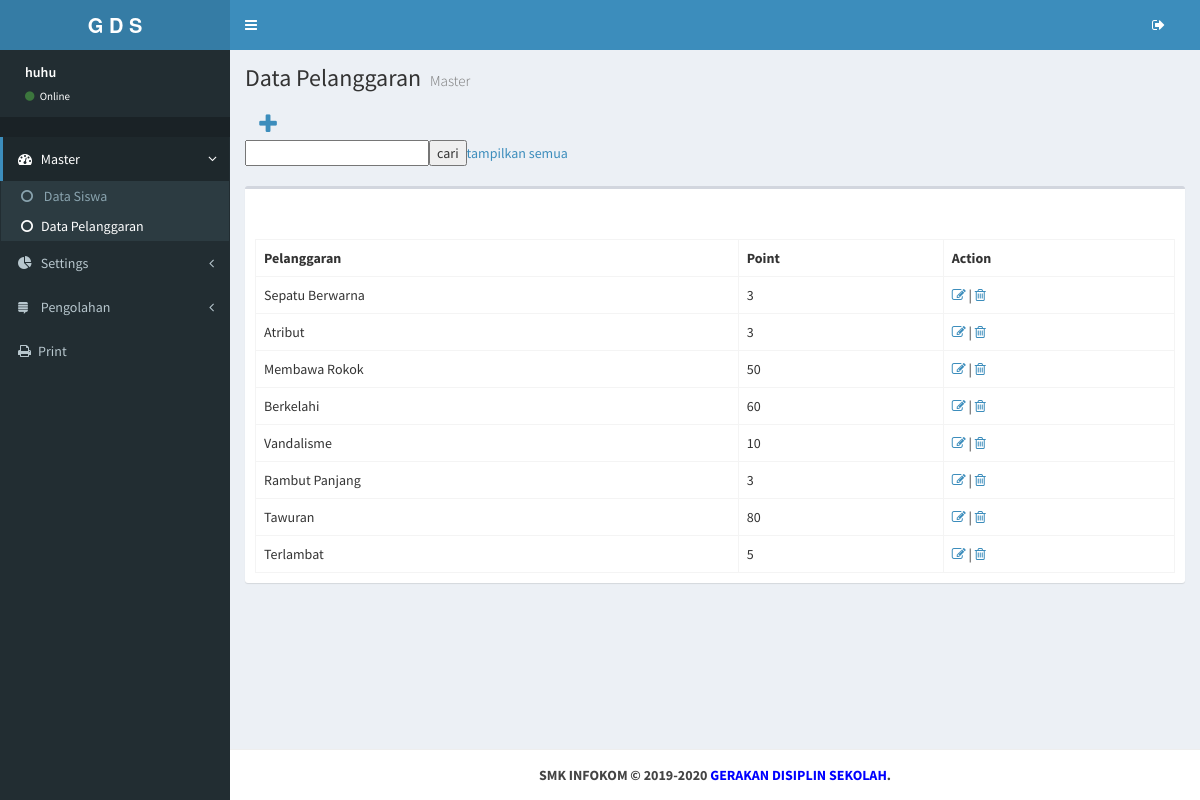
The app's page /master/index.php?page=pelanggaran (signed in) with its own data.
### tables this page shows
CREATE TABLE `pelanggaran` (
  `id` int(20) NOT NULL,
  `pelanggaran` varchar(255) NOT NULL,
  `point` int(100) NOT NULL
);

### master/modul/pelanggaran/index.php (the view, shortened to what this page needs)
	<?php
	if(isset($_POST['Submit'])) {
		$cari = $_POST['cari'];
		$result = mysqli_query($link, "SELECT * FROM pelanggaran Where pelanggaran LIKE '%".$cari."%' OR point LIKE '%".$cari."%'");
	}else{
		$result = mysqli_query($link, "SELECT * FROM pelanggaran ORDER BY id DESC");
	}
	?>
<section class="content-header">
	  <h1>
		Data Pelanggaran
		<small>Master</small>
	  </h1>
	</section>
	<section class="content">
		<a href='index.php?page=pelanggaran&action=add' class='btn btn-social-icon'><i class='fa fa-plus '></i></a>
		<form action="" method="post" name="formcari" enctype="multipart/form-data">
	                     <input type="text" name="cari" id="cari"><input type="submit" name="Submit" value="cari"><a href="index.php?page=pelanggaran">tampilkan semua </a>
	                    </form>
						<br>
          <div class="row">
            <div class="col-md-12">
				<div class="box">
					<div class="box-header">
					</div>
					<div class="box-body">
						<table class="table table-bordered">
							<tr class="">
							   <th>Pelanggaran</th>
							   <th>Point</th>
							   <th>Action</th>
							</tr>
								<?php
								    while($user_data = $result->fetch_array()) {
									echo "<tr>";
									echo "<td>".@$user_data['pelanggaran']."</td>";
									echo "<td>".@$user_data['point']."</td>";
									echo "<td><a href='index.php?page=pelanggaran&action=edit&id=$user_data[id]'><i class='fa fa-edit '></i></a> | <a href='index.php?page=pelanggaran&action=delete&id=$user_data[id] 'onclick='return confirm(\"APA ANDA YAKIN INGIN MENGHAPUS INI?\")'><i class='fa fa-trash-o'></i></a></td></tr>";
								}
								?>
						</table>
					</div>
				</div>
			</div>
		</div>
	</section>

### master/index.php (shortened to what this page needs)
<!DOCTYPE html>
<html>
  <head>
    <link href="assets/bootstrap/css/bootstrap.min.css" rel="stylesheet" type="text/css" />
    <link href="assets/bootstrap/fonts/font-awesome.min.css" rel="stylesheet" type="text/css" />
    <link href="assets/bootstrap/css/ionicons.min.css" rel="stylesheet" type="text/css" />
    <link href="assets/dist/css/AdminLTE.min.css" rel="stylesheet" type="text/css" />
    <link href="assets/dist/css/skins/_all-skins.min.css" rel="stylesheet" type="text/css" />
    <link href="assets/plugins/iCheck/flat/blue.css" rel="stylesheet" type="text/css" />
    <link href="assets/plugins/morris/morris.css" rel="stylesheet" type="text/css" />
    <link href="assets/plugins/jvectormap/jquery-jvectormap-1.2.2.css" rel="stylesheet" type="text/css" />
    <link href="assets/plugins/datepicker/datepicker3.css" rel="stylesheet" type="text/css" />
    <link href="assets/plugins/daterangepicker/daterangepicker-bs3.css" rel="stylesheet" type="text/css" />
    <link href="assets/plugins/bootstrap-wysihtml5/bootstrap3-wysihtml5.min.css" rel="stylesheet" type="text/css" />
	<?php
	include_once("modul/fnc.php");
	?>
  </head>
  <body class="skin-blue">
    <div class="wrapper">
		<?php include "header.php"; ?>
		<?php include "menu.php"; ?>
		<div class="content-wrapper">
			<?php
				if(isset($_GET['page'])){
					if($_GET['page'] == 'siswa'){
						if(isset($_GET['action'])){
							if($_GET['action'] == 'add'){
								include 'modul/siswa/add.php';
							}elseif($_GET['action'] == 'edit'){
								include 'modul/siswa/edit.php';
							}elseif($_GET['action'] == 'delete'){
								include 'modul/siswa/delete.php';
							}else{
								echo 'test';
							}
						}else{
							include 'modul/siswa/index.php';
						}
					}elseif($_GET['page'] == 'pelanggaran'){
						if(isset($_GET['action'])){
							if($_GET['action'] == 'add'){
								include 'modul/pelanggaran/add.php';
							}elseif($_GET['action'] == 'edit'){
								include 'modul/pelanggaran/edit.php';
							}elseif($_GET['action'] == 'delete'){
								include 'modul/pelanggaran/delete.php';
							}else{
								echo 'test';
							}
						}else{
							include 'modul/pelanggaran/index.php';
						}
					}elseif($_GET['page'] == 'keluar'){
						echo "<script type='text/javascript'>window.location.href = 'login.php';</script>";
					}elseif($_GET['page'] == 'updatepass'){
						include 'modul/manage/editPass.php';
					}elseif($_GET['page'] == 'detail'){
							include 'modul/detail/index.php';
					}else{
						echo "tidak ditemukan";
					}
				}else{
					include 'modul/dashboard.php';
				}
			?>
		</div>
		<footer class="main-footer">
			<center><strong>SMK INFOKOM &copy; 2019-2020 <strong class="haha">GERAKAN DISIPLIN SEKOLAH</strong>.</strong></center>
		</footer>
    </div>
  </body>
</html>

### master/header.php (shortened to what this page needs)
<header class="main-header">
  <a href="index.php" class="logo"><b>G D S</b></a>
  <nav class="navbar navbar-static-top" role="navigation">
    <a href="#" class="sidebar-toggle" data-toggle="offcanvas" role="button">
    </a>
    <div class="navbar-custom-menu">
      <ul class="nav navbar-nav">
        <li class="dropdown user user-menu">
          <a href="#" class="dropdown-toggle" data-toggle="dropdown">
             <i class="fa fa-sign-out"></i> <span></span>
          </a>
        </li>
      </ul>
    </div>
  </nav>
</header>

### master/menu.php (shortened to what this page needs)
<aside class="main-sidebar">
        <section class="sidebar">
          <div class="user-panel">
            <div class="pull-left info">
              <p><?php echo $_SESSION['nama_user']; ?></p>
              <a href="#"><i class="fa fa-circle text-success"></i> Online</a>
            </div>
          </div>
          <ul class="sidebar-menu">
            <li class="header"></li>
      <?php if($_SESSION['level']=='0'){ ?>
            <li class="<?php echo ($_GET['page']=='siswa' || $_GET['page']=='pelanggaran' ? 'active' : '')?> treeview">
              <a href="#">
                <i class="fa fa-dashboard"></i> <span>Master</span> <i class="fa fa-angle-left pull-right"></i>
              </a>
              <ul class="treeview-menu">
                <li <?php echo (isset($_GET['page']) && $_GET['page']=='siswa' ? 'class="active"' : '')?>><a href="index.php?page=siswa"><i class="fa fa-circle-o"></i> Data Siswa</a></li>
                <li <?php echo (isset($_GET['page']) && $_GET['page']=='pelanggaran' ? 'class="active"' : '')?>><a href="index.php?page=pelanggaran"><i class="fa fa-circle-o"></i>Data Pelanggaran</a></li>
              </ul>
            </li>
      <?php } ?>
            <li class="<?php echo ($_GET['page']=='updatepass' || $_GET['page']=='manage' ? 'active' : '')?> treeview">
              <a href="#">
                <i class="fa fa-pie-chart"></i>
                <span>Settings</span>
                <i class="fa fa-angle-left pull-right"></i>
              </a>
            </li>
       <li class="<?php echo ($_GET['page']=='transaksi' ? 'active' : '')?> treeview">
              <a href="#">
                <i class="fa fa-stack-exchange"></i> <span>Pengolahan</span> <i class="fa fa-angle-left pull-right"></i>
              </a>
            </li>
         <?php if($_SESSION['level']=='0'){ ?>
        <li class="<?php echo ($_GET['page']=='print' ? 'active' : '')?> treeview">
                <li <?php echo (isset($_GET['page']) && $_GET['page']=='print' ? 'class="active"' : '')?>><a href="index.php?page=print"><i class="fa fa-print"></i><span>Print</span></a>
            </li>
        <?php } ?>
          </ul>
        </section>
      </aside>

### master/index.php (style rules this page uses)
.haha { color:blue; }

### records on screen
pelanggaran: pelanggaran "Sepatu Berwarna", point "3"
pelanggaran: pelanggaran "Atribut", point "3"
pelanggaran: pelanggaran "Membawa Rokok", point "50"
pelanggaran: pelanggaran "Berkelahi", point "60"
pelanggaran: pelanggaran "Vandalisme", point "10"
pelanggaran: pelanggaran "Rambut Panjang", point "3"
pelanggaran: pelanggaran "Tawuran", point "80"
pelanggaran: pelanggaran "Terlambat", point "5"

### other values on screen
$_SESSION['nama_user'] "huhu"
